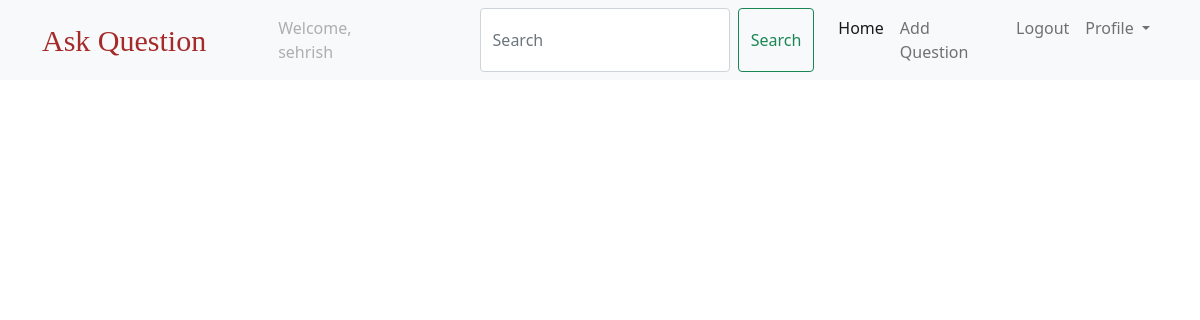
Page /question/ (signed in) on the earlier database version.
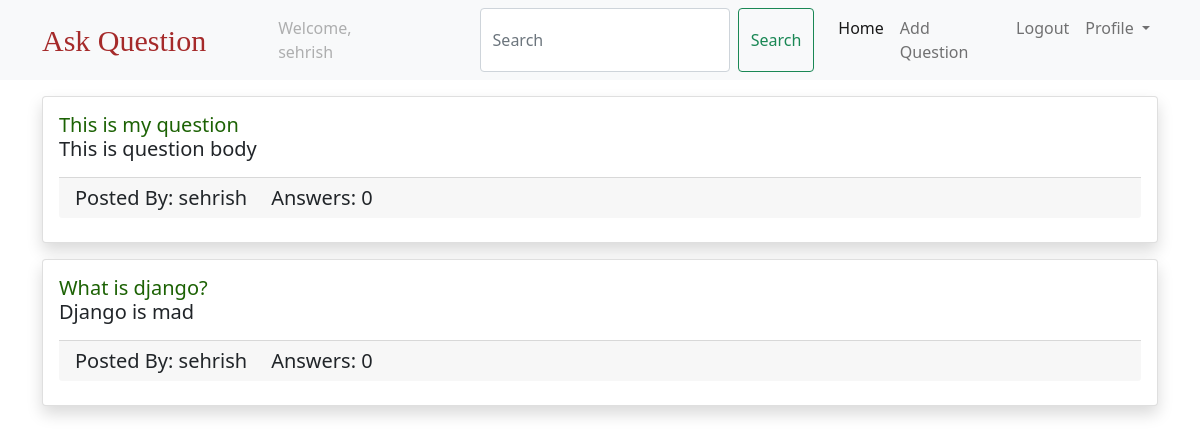
Same page on the later database version.
### questions/models.py (models this page shows, shortened)
class Question(models.Model):
    created_at = models.DateTimeField(auto_now_add=True)
    title = models.CharField(max_length=250)
    body = models.TextField()
    slug = models.SlugField(max_length=250, unique=True)
    author = models.ForeignKey(
        settings.AUTH_USER_MODEL, on_delete=models.CASCADE, related_name="questions"
    )

### users/models.py (models this page shows)
class CustomUser(AbstractUser):
    pass

### questions/views.py (the view)
# urls.py: path("question/", question_list, name="qlist"),
@login_required
def question_list(request):
    if "q" in request.GET:
        q = request.GET["q"]
        print(q)
        question_list = Question.objects.filter(title__icontains=q).order_by(
            "-created_at"
        )
    else:
        question_list = Question.objects.all().order_by("-created_at")
    return render(request, "QList.html", {"question_list": question_list})

### templates/QList.html (shortened to what this page needs)
{% extends 'base.html'%}
 {% block body %}
<div class="container">
  {% for question in question_list %}
  <div class="card mt-3 shadow">
    <div class="card-body">
      <h5 class="card-title">
        <a href="{% url 'qdetails' question.slug %}" class="link-style">
          {{question.title}}
        </a>
        <p class="card-text">{{question.body}}</p>
        <div class="card-footer">
          <div class="row">
            <div class="col col-md-auto">
              Posted By: {{question.author.username}}
            </div>
            <div class="col col-md-auto">
              Answers: {{question.answers.count}}
            </div>
          </div>
        </div>
      </h5>
    </div>
  </div>
  {% endfor %}
</div>
{% endblock %}

Differences in the rows shown:
added Question: title "This is my question", body "This is question body", author.username "sehrish", answers.count "0"
added Question: title "What is django?", body "Django is mad", author.username "sehrish", answers.count "0"
